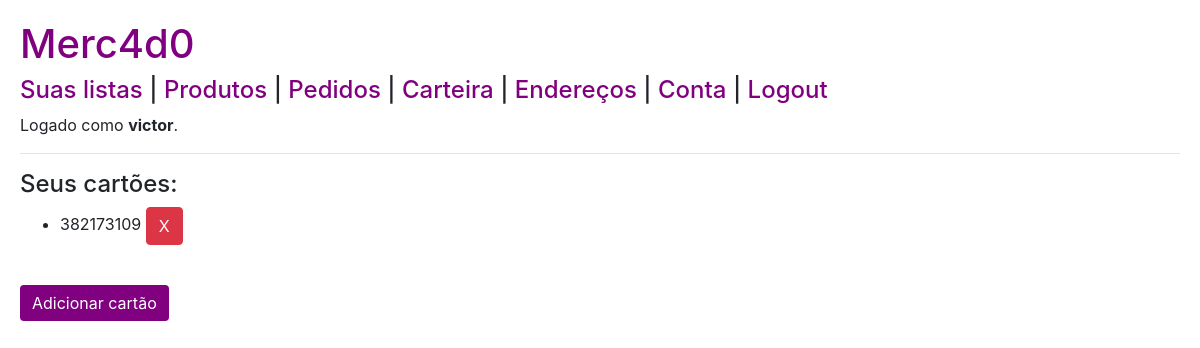
The page /carteira (signed in) on the database as committed earlier.
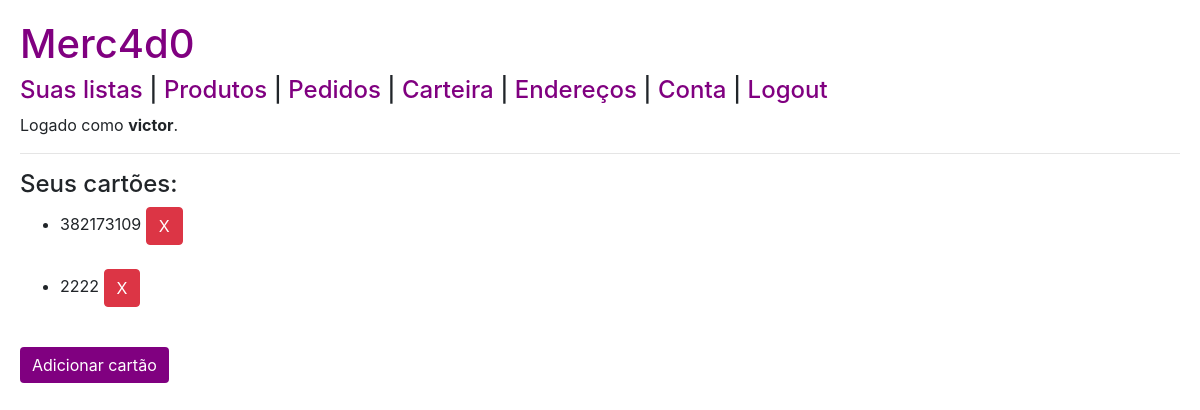
The same page on the database as committed later.
### compras/models.py (models this page shows, shortened)
class Cartao(models.Model):
    numero = models.CharField(max_length=20)
    cvv = models.CharField(max_length=6)
    validade = models.CharField(max_length=5)
    nome = models.CharField(max_length=30)
    usuario = models.ForeignKey(Usuario, on_delete=models.CASCADE,
                                related_name="cartoes")

### compras/views.py (the view, shortened to what this page needs)
# urls.py: path("carteira", views.carteira, name="carteira"),
@login_required(login_url='login')
def carteira(request):
    if request.method == "GET":
        return render(request,"compras/carteira.html", {
            'cartoes': Cartao.objects.filter(usuario=request.user)
        })

### compras/templates/compras/carteira.html (shortened to what this page needs)
{% extends "compras/layout.html" %}
{% block body %}
<h4>Seus cartões:</h4>
<ul>
{% for cartao in cartoes %}
    <li>
        <form action="{% url 'carteira' %}" method="post">
            <span>{{ cartao.numero }}</span>
            <input type="submit" class="btn btn-danger" value="X">
        </form>
    </li>
    <br>
{% empty %}
    <p style="text-indent: -2.5em;">Nenhum cartão ainda.</p>
{% endfor %}
</ul>
<a href="{% url 'cartao'%}">
<button type="button" class="btn btn-primary">Adicionar cartão</button>
</a>
{% endblock %}

Rows that differ between the two databases and show on the page:
added Cartao: numero "2222"
